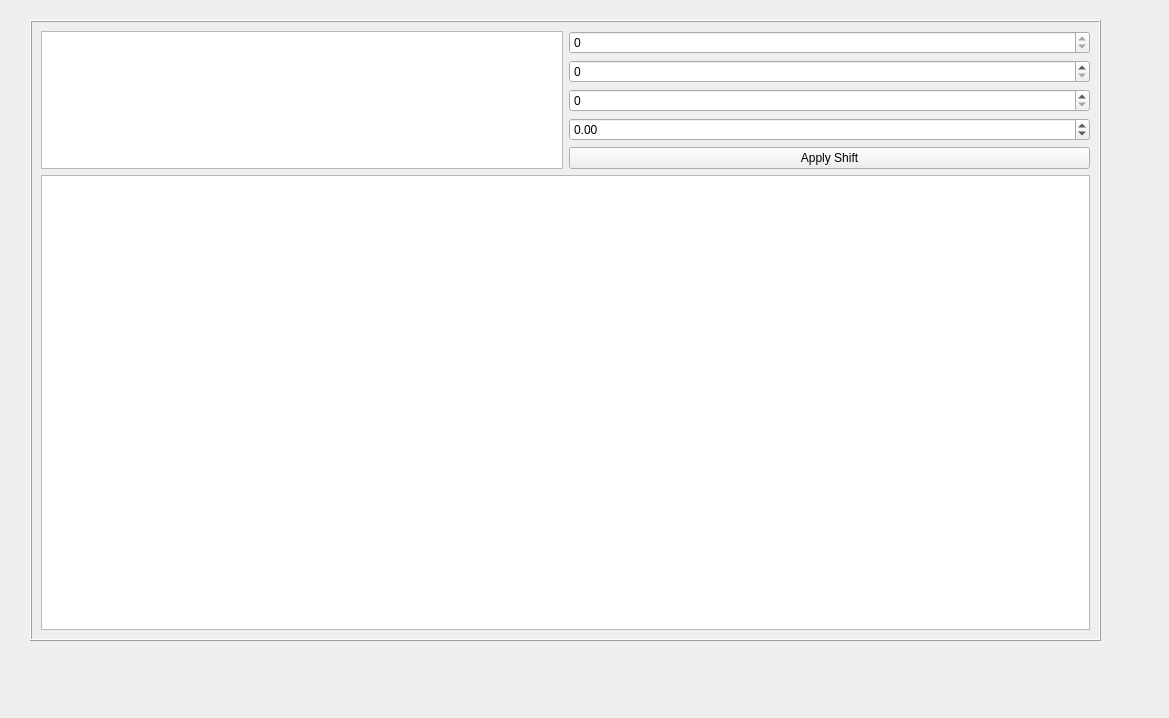
<?xml version="1.0" encoding="UTF-8"?>
<ui version="4.0">
 <class>Form</class>
 <widget class="QWidget" name="Form">
  <property name="geometry">
   <rect>
    <x>0</x>
    <y>0</y>
    <width>1169</width>
    <height>718</height>
   </rect>
  </property>
  <property name="sizePolicy">
   <sizepolicy hsizetype="MinimumExpanding" vsizetype="Preferred">
    <horstretch>0</horstretch>
    <verstretch>0</verstretch>
   </sizepolicy>
  </property>
  <property name="windowTitle">
   <string>Form</string>
  </property>
  <widget class="QFrame" name="EditTransFrame">
   <property name="geometry">
    <rect>
     <x>30</x>
     <y>20</y>
     <width>1071</width>
     <height>621</height>
    </rect>
   </property>
   <property name="sizePolicy">
    <sizepolicy hsizetype="Minimum" vsizetype="Minimum">
     <horstretch>0</horstretch>
     <verstretch>0</verstretch>
    </sizepolicy>
   </property>
   <property name="layoutDirection">
    <enum>Qt::LeftToRight</enum>
   </property>
   <property name="autoFillBackground">
    <bool>true</bool>
   </property>
   <property name="frameShape">
    <enum>QFrame::Box</enum>
   </property>
   <property name="frameShadow">
    <enum>QFrame::Raised</enum>
   </property>
   <layout class="QGridLayout" name="gridLayout_7">
    <item row="2" column="1">
     <widget class="QSpinBox" name="WordSelectEnd">
      <property name="sizePolicy">
       <sizepolicy hsizetype="Minimum" vsizetype="Fixed">
        <horstretch>0</horstretch>
        <verstretch>0</verstretch>
       </sizepolicy>
      </property>
     </widget>
    </item>
    <item row="4" column="1">
     <widget class="QPushButton" name="ApplyShiftButton">
      <property name="text">
       <string>Apply Shift</string>
      </property>
     </widget>
    </item>
    <item row="3" column="1">
     <widget class="QDoubleSpinBox" name="WordShiftAmount">
      <property name="sizePolicy">
       <sizepolicy hsizetype="Minimum" vsizetype="Fixed">
        <horstretch>0</horstretch>
        <verstretch>0</verstretch>
       </sizepolicy>
      </property>
      <property name="minimum">
       <double>-9999999.000000000000000</double>
      </property>
      <property name="maximum">
       <double>9999999.000000000000000</double>
      </property>
     </widget>
    </item>
    <item row="1" column="1">
     <widget class="QSpinBox" name="WordSelectStart">
      <property name="sizePolicy">
       <sizepolicy hsizetype="Minimum" vsizetype="Fixed">
        <horstretch>0</horstretch>
        <verstretch>0</verstretch>
       </sizepolicy>
      </property>
     </widget>
    </item>
    <item row="5" column="0" colspan="2">
     <widget class="QTextBrowser" name="TranscriptWordBox">
      <property name="sizePolicy">
       <sizepolicy hsizetype="Expanding" vsizetype="Ignored">
        <horstretch>0</horstretch>
        <verstretch>0</verstretch>
       </sizepolicy>
      </property>
      <property name="tabStopDistance">
       <double>88.000000000000000</double>
      </property>
      <property name="placeholderText">
       <string/>
      </property>
     </widget>
    </item>
    <item row="0" column="1">
     <widget class="QSpinBox" name="ChannelSelectBox">
      <property name="maximum">
       <number>0</number>
      </property>
     </widget>
    </item>
    <item row="0" column="0" rowspan="5">
     <widget class="QTextBrowser" name="DescriptionBox">
      <property name="sizePolicy">
       <sizepolicy hsizetype="Minimum" vsizetype="Maximum">
        <horstretch>0</horstretch>
        <verstretch>0</verstretch>
       </sizepolicy>
      </property>
      <property name="html">
       <string>&lt;!DOCTYPE HTML PUBLIC &quot;-//W3C//DTD HTML 4.0//EN&quot; &quot;http://www.w3.org/TR/REC-html40/strict.dtd&quot;&gt;
&lt;html&gt;&lt;head&gt;&lt;meta name=&quot;qrichtext&quot; content=&quot;1&quot; /&gt;&lt;style type=&quot;text/css&quot;&gt;
p, li { white-space: pre-wrap; }
&lt;/style&gt;&lt;/head&gt;&lt;body style=&quot; font-family:'MS Shell Dlg 2'; font-size:8pt; font-weight:400; font-style:normal;&quot;&gt;
&lt;p align=&quot;right&quot; style=&quot;-qt-paragraph-type:empty; margin-top:0px; margin-bottom:0px; margin-left:0px; margin-right:0px; -qt-block-indent:0; text-indent:0px;&quot;&gt;&lt;br /&gt;&lt;/p&gt;&lt;/body&gt;&lt;/html&gt;</string>
      </property>
     </widget>
    </item>
   </layout>
  </widget>
 </widget>
 <resources/>
 <connections/>
</ui>
